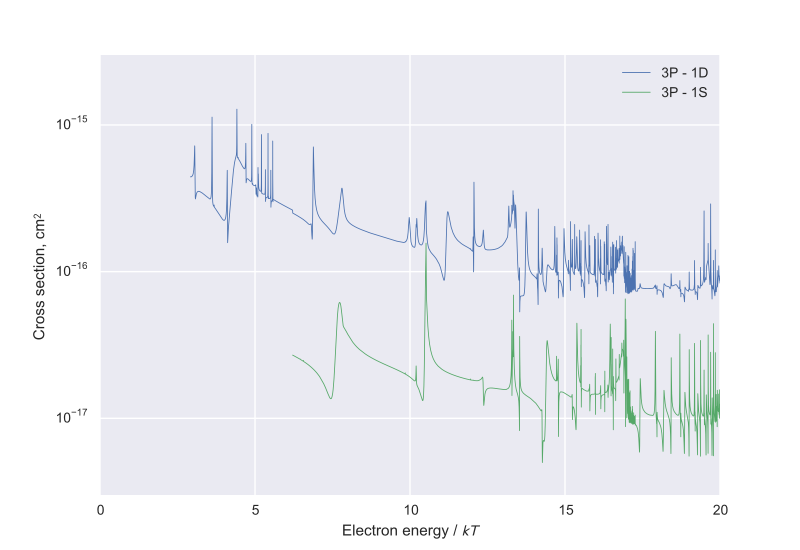

Write the Python code that produced this figure.
from __future__ import print_function
import sys
import numpy as np
from matplotlib import pyplot as plt
import seaborn as sns
import astropy.constants as C
import astropy.units as u
# import k_B, Ryd, h, c
figname = sys.argv[0].replace('.py', '.pdf')
D = '../Storey-OIII/oiii/'
kT_Joules = 1e4*C.k_B 
Ryd_Joules = C.Ryd*C.h*C.c

# ID, term, stat weight for ground level
lower = [
    ['1', '3P0', 1],
    ['2', '3P1', 3],
    ['3', '3P2', 5],
]

# ID, term for excited levels
upper = [
    ['4', '1D'],
    ['5', '1S'],
]

fig, ax = plt.subplots(1, 1)
for id_upper, term_upper in upper:
    label = '3P - ' + term_upper
    E_stack = []
    sigma_stack = []
    E_common = []
    omegas = []
    for id_lower, term_lower, omega in lower:
        s = '{}_{}'.format(id_lower, id_upper)
        E_ryd, Omega = np.loadtxt(D + 'OMEGA_{}_OIII.dat'.format(s), unpack=True)
        E_Joules = E_ryd*Ryd_Joules
        sigma = 2*np.pi*(C.h/(2*np.pi))**2 * (Omega/omega) / (C.m_e*E_Joules)
        sigma = sigma.to(u.cm*u.cm)
        E_over_kT = E_Joules/kT_Joules
        omegas.append(omega)
        E_stack.append(E_over_kT.value)
        sigma_stack.append(sigma.value)
        E_common.extend(list(E_over_kT.value))
    E_common = np.array(sorted(list(set(E_common))))
    sigma_common = np.zeros_like(E_common)
    omega_sum = 0.0
    for E, sigma, omega in zip(E_stack, sigma_stack, omegas):
        sigma_common += omega*np.interp(E_common, E, sigma)
        omega_sum += omega
    sigma_common /= omega_sum
    ax.plot(E_common, sigma_common, lw=0.6, label=label)
ax.set_xlabel('Electron energy / $k T$')
ax.set_ylabel('Cross section, cm$^2$')
ax.set_xlim(0.0, 20)
ax.set_ylim(3e-18, 3e-15)
ax.set_yscale('log')
ax.legend()
fig.savefig(figname)
print(figname)
